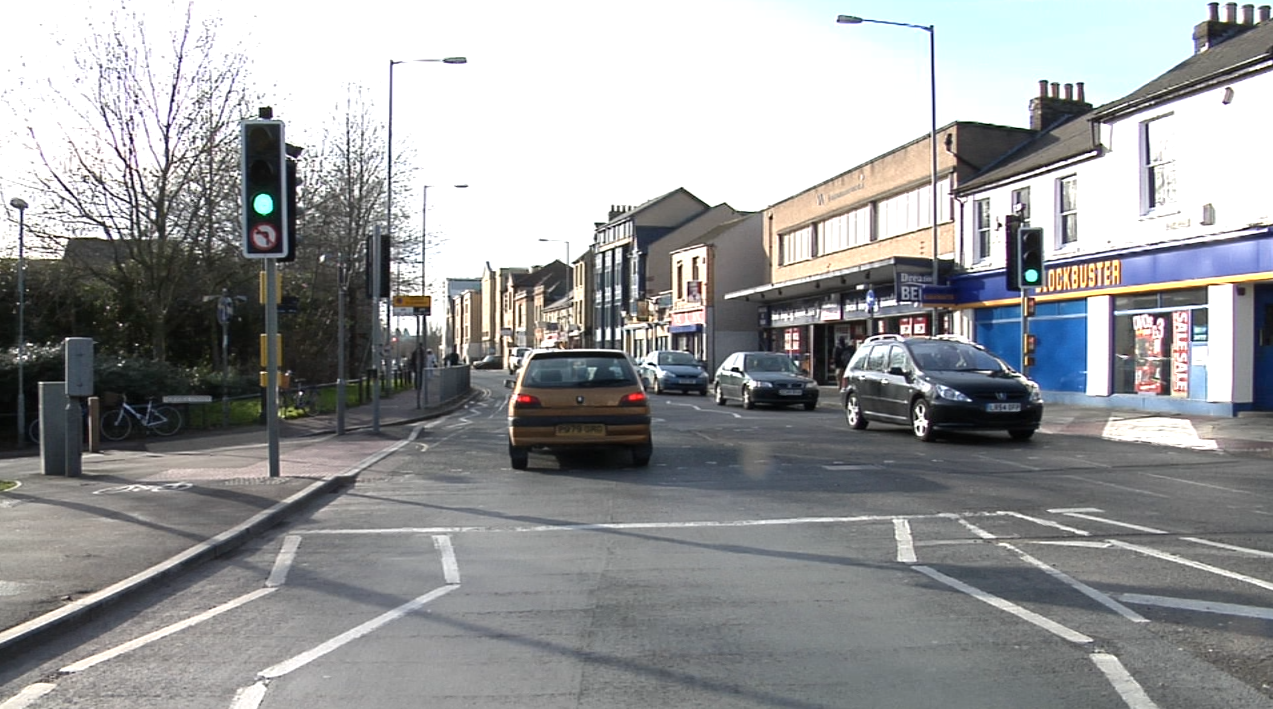
#> input picture traffic/frame.png, 1273 x 709 px
$ python recognizeRectangle.py   (Python 2 division)   (older library calls are emulated)
#> lines starting #> are read from the running program, lines starting #| are printed output that depends on the picture; after the words box and inside, x2 and y2 are one past the last pixel; in counts of white or black regions, pixels touching at a corner belong together
import cv2
import time
import numpy as np

DELAY = 0.02
USE_CAM = 0
IS_FOUND = 0

MORPH = 7
CANNY = 250
##################
_width  = 600.0
_height = 420.0
_margin = 0.0
##################

corners = np.array(
	[
		[[  		_margin, _margin 			]],
		[[ 			_margin, _height + _margin  ]],
		[[ _width + _margin, _height + _margin  ]],
		[[ _width + _margin, _margin 			]],
	]
)

pts_dst = np.array( corners, np.float32 )

while True :

	ret = 1
	rgb = cv2.imread( "frame.png", 1 )
#> rgb is the input picture: shape (709, 1273, 3); mean B, G, R 154.3, 153.2, 151.9

	if ( ret ):

		gray = cv2.cvtColor( rgb, cv2.COLOR_BGR2GRAY )
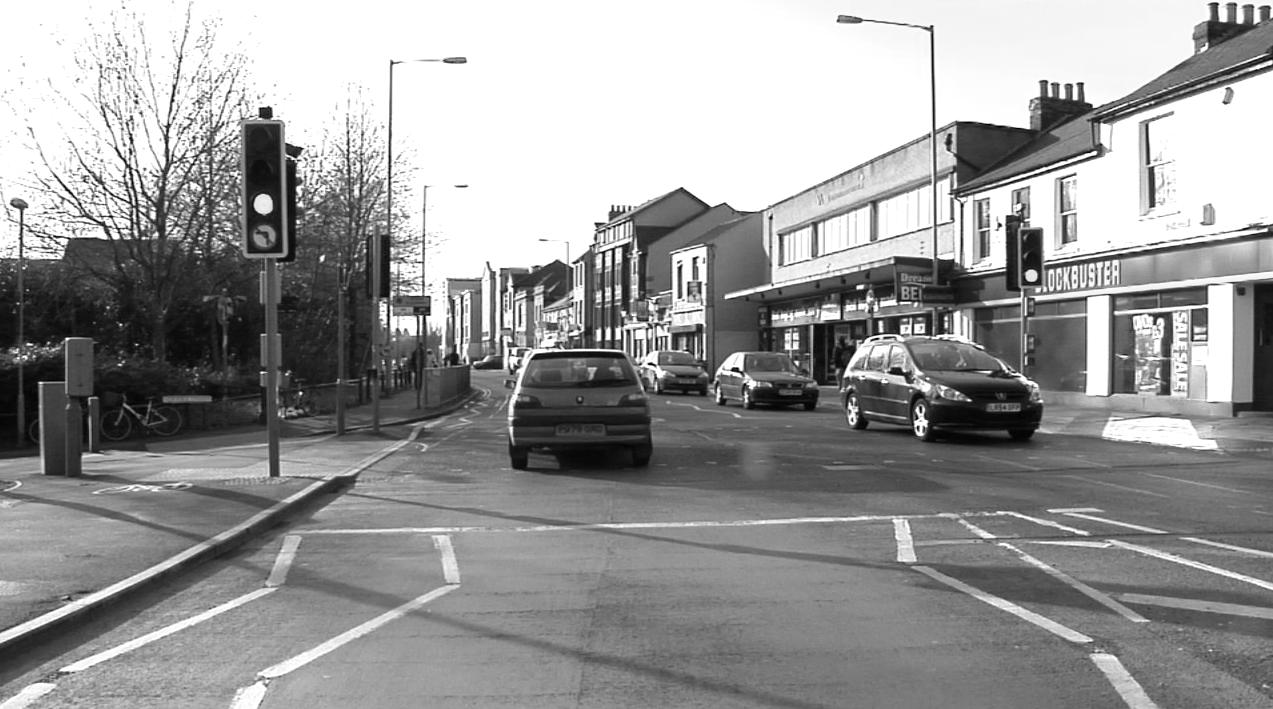
#> gray: shape (709, 1273); min 0, max 255, mean 153

		gray = cv2.bilateralFilter( gray, 1, 10, 120 )

		edges  = cv2.Canny( gray, 10, CANNY )
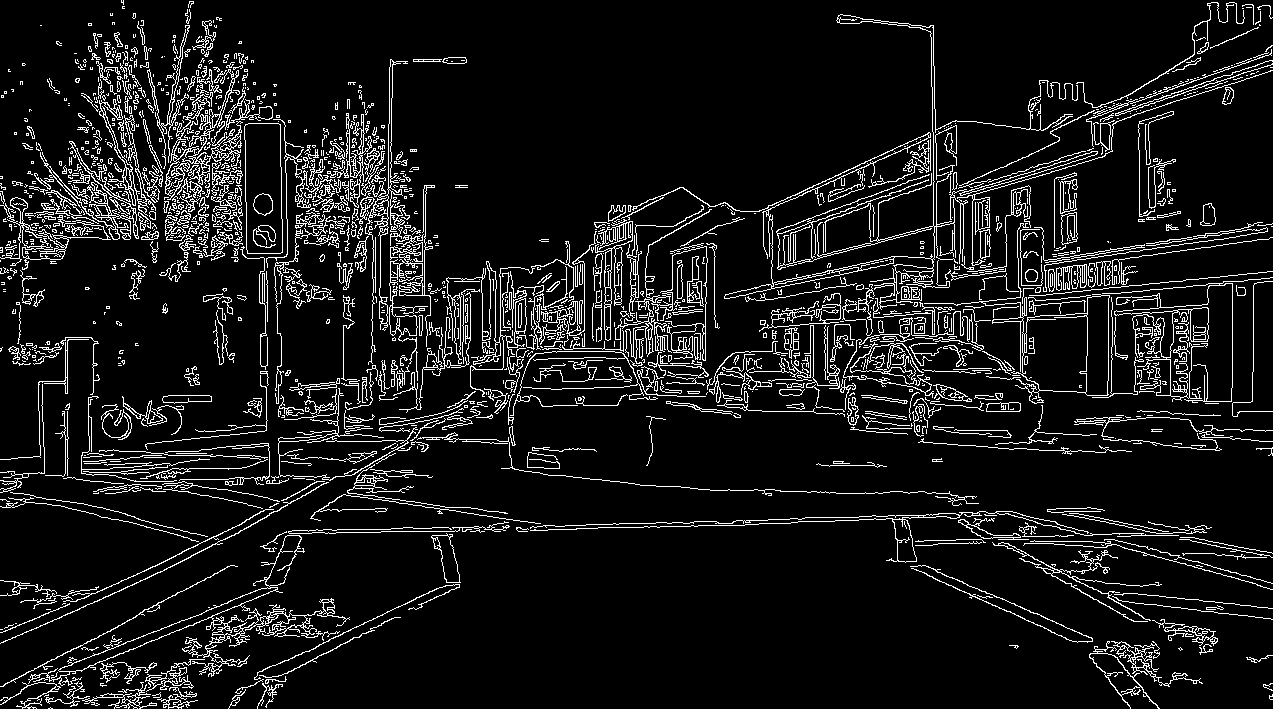
#> edges: shape (709, 1273); 9% white in thin lines or dots

		kernel = cv2.getStructuringElement( cv2.MORPH_RECT, ( MORPH, MORPH ) )

		closed = cv2.morphologyEx( edges, cv2.MORPH_CLOSE, kernel )
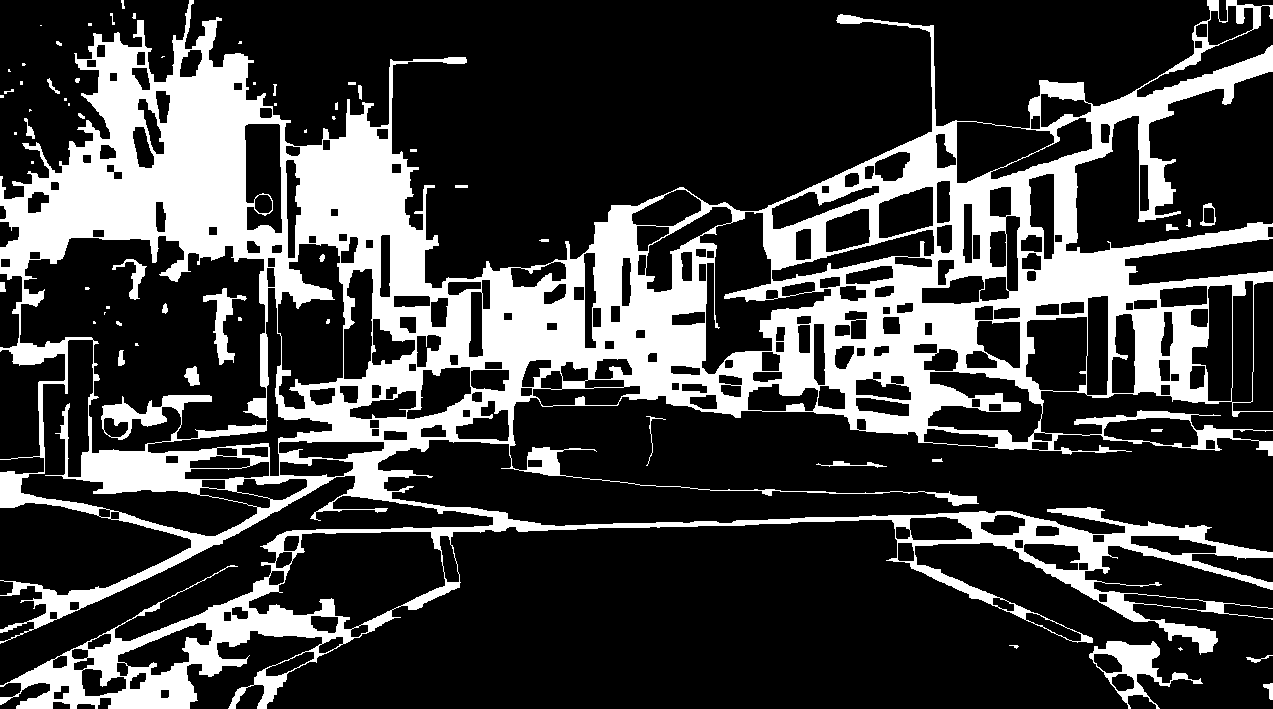
#> closed: shape (709, 1273); 25% white; 61 white regions (27 under 20 px)

		contours, h = cv2.findContours( closed, cv2.RETR_EXTERNAL, cv2.CHAIN_APPROX_SIMPLE )
#> contours = 46 contours, 34 with area under 20; largest, box (x1, y1, x2, y2) and area: (0, 0, 1273, 709) 406446, (1089, 641, 1203, 709) 2612, (1200, 203, 1216, 226) 238, (816, 461, 887, 468) 88, (1263, 683, 1273, 700) 68; h = 46 rows, first 6: [1, -1, -1, -1], [2, 0, -1, -1], [3, 1, -1, -1], [4, 2, -1, -1], [5, 3, -1, -1], [6, 4, -1, -1]

		for cont in contours:

			if cv2.contourArea( cont ) > 5000 :

				arc_len = cv2.arcLength( cont, True )

				approx = cv2.approxPolyDP( cont, 0.1 * arc_len, True )

				if ( len( approx ) == 4 ):
					IS_FOUND = 1
					# [4 lines of commented-out code are left out]

					pts_src = np.array( approx, np.float32 )

					h, status = cv2.findHomography( pts_src, pts_dst )
					out = cv2.warpPerspective( rgb, h, ( int( _width + _margin * 2 ), int( _height + _margin * 2 ) ) )

					cv2.drawContours( rgb, [approx], -1, ( 255, 0, 0 ), 2 )

				else : pass
#> this loop made 46 passes
#> (arc_len, approx) on pass 45: (17628.8, [[0, 176]])
#> cont on passes 14, 15, 16, 17, 23, 24: [[455, 185], [455, 187], [467, 187], [467, 185]], [[31, 161], [31, 163], [33, 163], [33, 161]], [[410, 149], [410, 151], [416, 151], [416, 149]], [[14, 132], [14, 134], [16, 134], [16, 132]], [[274, 103], [274, 105], [276, 105], [276, 103]], [[68, 103], [68, 105], [69, 105], [69, 103]]

		#cv2.imshow( 'closed', closed )
		#cv2.imshow( 'gray', gray )
		cv2.namedWindow( 'edges', cv2.CV_WINDOW_AUTOSIZE )
		cv2.imshow( 'edges', edges )

		cv2.namedWindow( 'rgb', cv2.CV_WINDOW_AUTOSIZE )
		cv2.imshow( 'rgb', rgb )

		if IS_FOUND :
			cv2.namedWindow( 'out', cv2.CV_WINDOW_AUTOSIZE )
			cv2.imshow( 'out', out )

		if cv2.waitKey(27) & 0xFF == ord('q') :
#> (key q is pressed here)
			break

		if cv2.waitKey(99) & 0xFF == ord('c') :
			current = str( time.time() )
			cv2.imwrite( 'ocvi_' + current + '_edges.jpg', edges )
			cv2.imwrite( 'ocvi_' + current + '_gray.jpg', gray )
			cv2.imwrite( 'ocvi_' + current + '_org.jpg', rgb )
			print "Pictures saved"

		time.sleep( DELAY )

	else :
		print "Stopped"
		break

if USE_CAM : video_capture.release()
cv2.destroyAllWindows()

# end

$ run again, with traffic/lego.jpg saved as traffic/frame.png
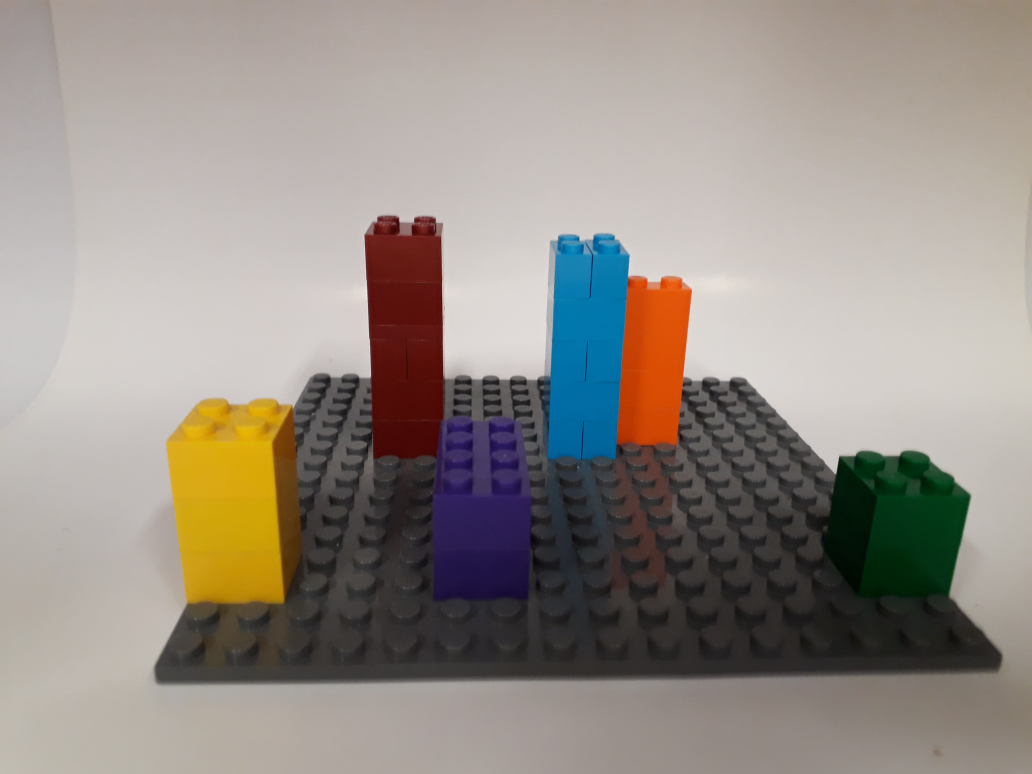
#> input picture traffic/lego.jpg, 4128 x 3096 px (shown at 1/4 size)
#> rgb is the input picture: shape (3096, 4128, 3); mean B, G, R 135.6, 143, 150.7
#> `gray = cv2.cvtColor( rgb, cv2.COLOR_BGR2GRAY )`:
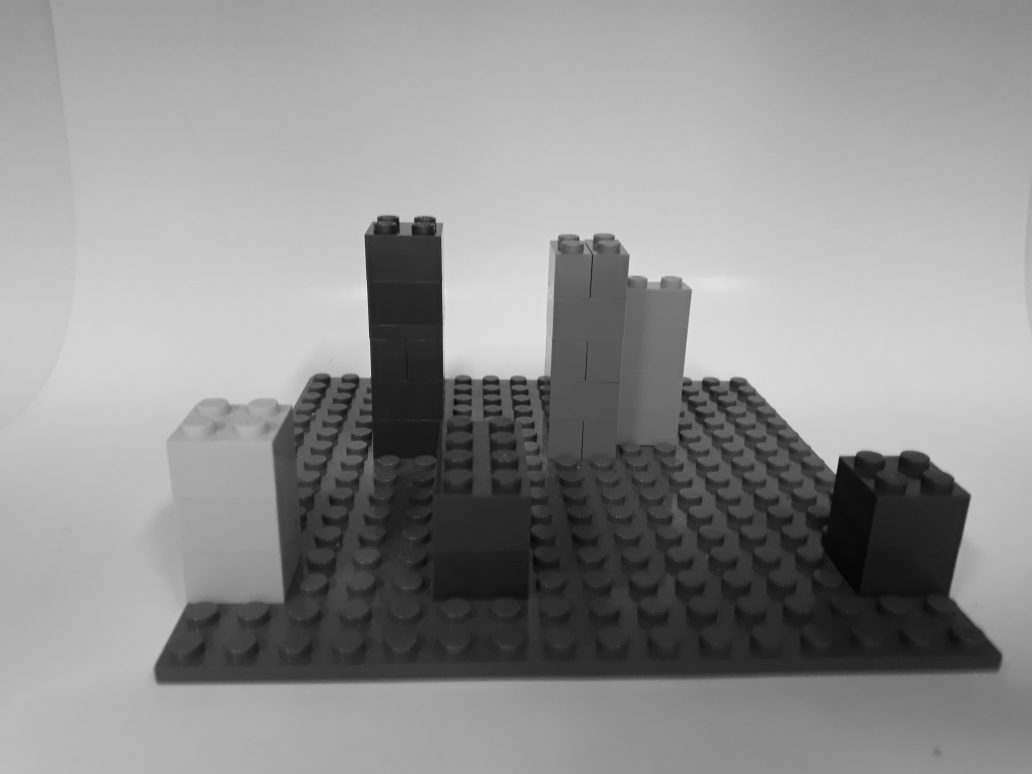
#> gray: shape (3096, 4128) (shown at 1/4 size); min 0, max 246, mean 144.4
#> `edges  = cv2.Canny( gray, 10, CANNY )`:
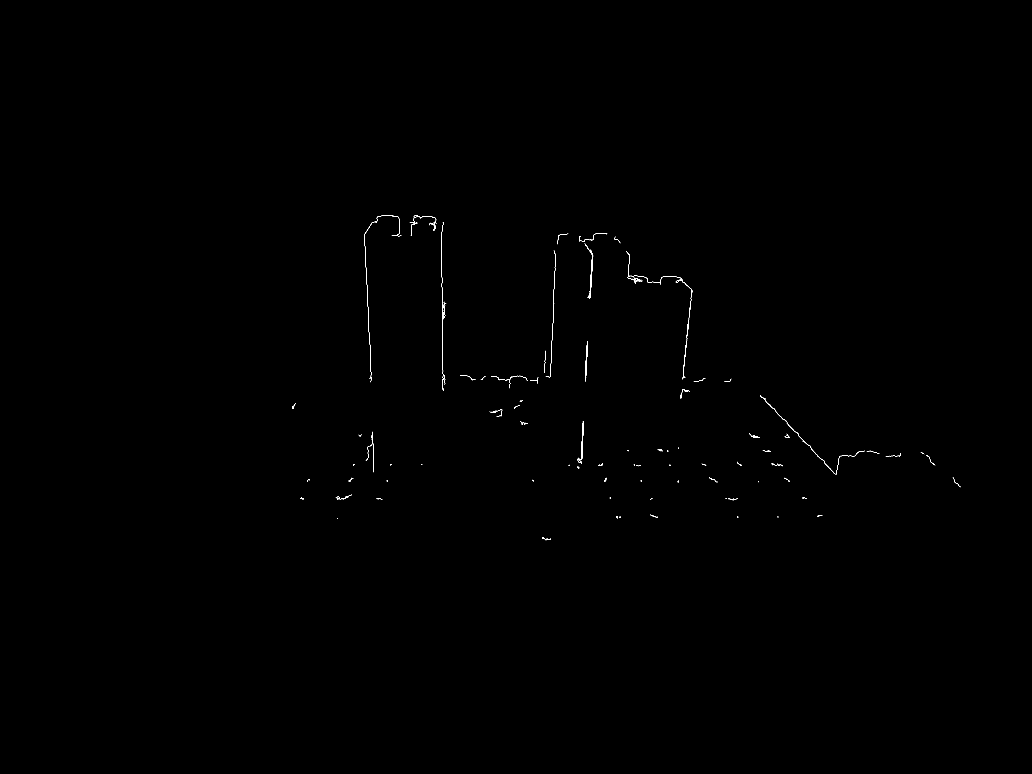
#> edges: shape (3096, 4128) (shown at 1/4 size); 0.07% white in thin lines or dots, all inside (x1, y1, x2, y2) = (1170, 860, 3841, 2161)
#> closed: shape (3096, 4128); 0.11% white; 77 white regions (18 under 20 px)
#> contours = 77 contours, 33 with area under 20; largest, box (x1, y1, x2, y2) and area: (2506, 1005, 2769, 1518) 1304, (1765, 888, 1785, 1564) 898, (2339, 974, 2373, 1195) 692, (2308, 1685, 2335, 1856) 620, (1639, 860, 1746, 944) 518; h = 77 rows, first 6: [1, -1, -1, -1], [2, 0, -1, -1], [3, 1, -1, -1], [4, 2, -1, -1], [5, 3, -1, -1], [6, 4, -1, -1]
#> the loop `for cont in contours: ` made 77 passes
#> cont on pass 2: [[1348, 2073], [1351, 2073]]
